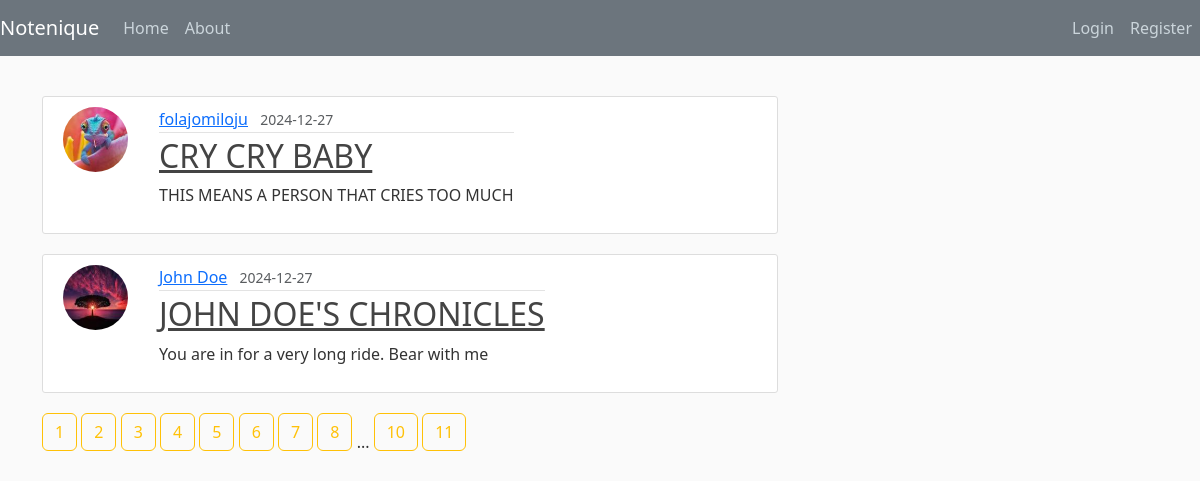
/home?page=4, run on the app's committed database.
### notenique/models.py (models this page shows, shortened)
class Note(db.Model):
  id = db.Column(db.Integer, primary_key=True)
  title = db.Column(db.String(100), nullable=False)
  date_posted = db.Column(db.DateTime, nullable=False, default=datetime.now(timezone.utc))
  content = db.Column(db.Text, nullable=False, )
  user_id = db.Column(db.Integer, db.ForeignKey('user.id'), nullable=False)

class User(db.Model, UserMixin):
  id = db.Column(db.Integer, primary_key=True)
  username = db.Column(db.String(20), unique=True, nullable=False)
  email = db.Column(db.String(20), unique=True, nullable=False)
  image_file = db.Column(db.String(20), nullable=False, default='default.jpg')
  password = db.Column(db.String(70), nullable=False)
  notes = db.relationship('Note', backref='author', lazy=True)

### notenique/routes.py (the view)
@app.route("/")
@app.route("/home")
def home():
  page = request.args.get('page', 1, type=int)
  notes = Note.query.paginate(page=page, per_page=2)
  return render_template('home.html', notes=notes)

### notenique/templates/home.html
{% extends "layout.html" %}
{% block content %}
    {% for note in notes.items %}
        <article class="d-flex content-section">
            <img class="rounded-circle article-img" src="{{ url_for('static', filename='photo/' + note.author.image_file) }}" alt="profile photo" >
            <div class="media-body">
                <div class="article-metadata">
                    <a class="me-2" href="#">{{ note.author.username }}</a>
                    <small class="text-muted">{{ note.date_posted.strftime('%Y-%m-%d') }}</small>
                </div>
                <h2><a class="article-title" href="{{ url_for('note', note_id=note.id) }}">{{ note.title }}</a></h2>
                <p class="article-content">{{ note.content | safe }}</p>
            </div>
        </article>
    {% endfor %}
    {% for page_num in notes.iter_pages() %}
        {% if page_num %}
            <a class="btn btn-outline-warning mb-4" href="{{ url_for('home', page=page_num) }}">{{ page_num }}</a>
        {% else %}
            ...
        {% endif %}
    {% endfor %}
{% endblock content %}

### notenique/templates/layout.html (shortened to what this page needs)
<!DOCTYPE html>
<html>
<head>
    <link href="https://cdn.jsdelivr.net/npm/bootstrap@5.3.3/dist/css/bootstrap.min.css" rel="stylesheet">
    <link rel="stylesheet" type="text/css" href="{{ url_for('static', filename='main.css') }}">
</head>
<body>
    <header class="site-header">
      <nav class="navbar navbar-expand-md navbar-dark bg-secondary fixed-top">
        <a class="navbar-brand"  href="/">Notenique</a>
        <div class="collapse navbar-collapse justify-content-between" id="navbarSupportedContent">
          <ul class="navbar-nav me-auto">
              <li class="nav-item active">
                  <a class="nav-item nav-link" href="{{ url_for('home') }}">Home</a>
              </li>
              <li class="nav-item">
                  <a class="nav-item nav-link" href="{{ url_for('about') }}">About</a>
              </li>
          </ul>
          <ul class="navbar-nav">
              {% if current_user.is_authenticated %}
              <li class="nav-item active">
                <a class="nav-item nav-link" href="{{ url_for('new_note') }}">Create Notes</a>
              </li>
                <li class="nav-item active">
              <li class="nav-item active">
                <a class="nav-item nav-link" href="{{ url_for('account') }}">Account</a>
              </li>
                <li class="nav-item active">
                <a class="nav-item nav-link" href="{{ url_for('logout') }}">Logout</a>
                </li>
              {% else %}
                <li class="nav-item active">
                  <a class="nav-item nav-link" href="{{ url_for('login') }}">Login</a>
                </li>
                <li class="nav-item">
                  <a class="nav-item nav-link" href="{{ url_for('register') }}">Register</a>
                </li>
            {% endif %}
            </ul>
          </div>
      </nav>
    </header>
    <main role="main" class="container">
      <div class="row">
        <div class="col-md-8">
          {% block content %}{% endblock %}
        </div>
      </div>
    </main>
  </body>
</html>

### notenique/static/main.css (style rules this page uses)
* { padding: 0; margin: 0; box-sizing: border-box; }
body { background: #fafafa; color: #333333; margin-top: 6rem; }
h1, h2, h3, h4, h5, h6 { color: #444444; }
.site-header .navbar-nav .nav-link { color: #cbd5db; }
.content-section { background: #ffffff; padding: 10px 20px; border: 1px solid #dddddd; border-radius: 3px; margin-bottom: 20px; -webkit-border-radius: 3px; -moz-border-radius: 3px; -ms-border-radius: 3px; -o-border-radius: 3px; }
.article-title { color: #444444; }
.article-content { white-space: pre-line; }
.article-img { height: 65px; width: 65px; margin-right: 16px; }
.article-metadata { padding-bottom: 1px; margin-bottom: 4px; border-bottom: 1px solid #e3e3e3 }
.media-body { display: block; margin-left: 15px; }

### data on the page
Note: image_file (picture), author.username "folajomiloju", date_posted "2024-12-27", title "CRY CRY BABY", content "THIS MEANS A PERSON THAT CRIES TOO MUCH"
Note: image_file (picture), author.username "John Doe", date_posted "2024-12-27", title "JOHN DOE'S CHRONICLES", content "You are in for a very long ride. Bear with me"

### other printed values
{{ page_num }} "1" "2" "3" "4" "5" "6" "7" "8" "10" "11"
